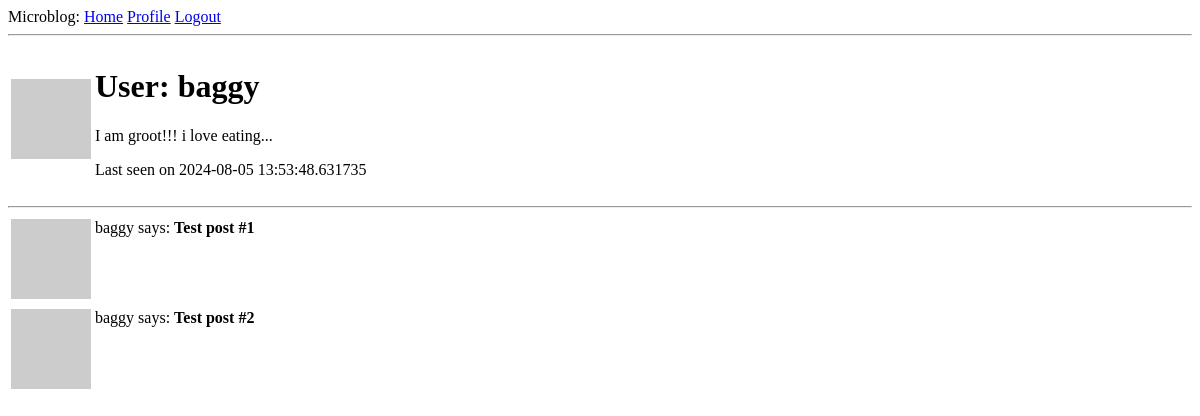
Page /user/baggy (signed in) on the earlier database version.
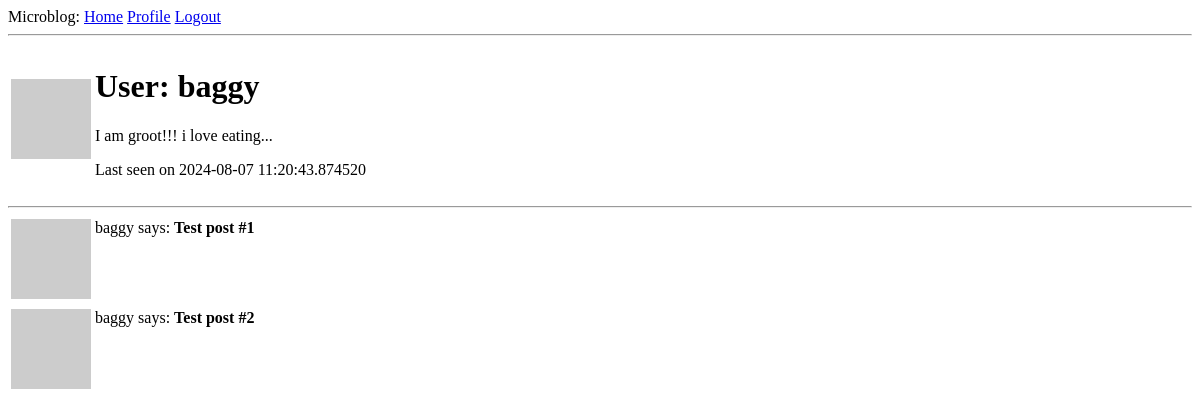
Same page on the later database version.
### app/models.py (models this page shows, shortened)
class User(db.Model, UserMixin):
    id: so.Mapped[int] = so.mapped_column(primary_key=True)
    username: so.Mapped[str] = so.mapped_column(sa.String(64), index=True, unique=True)
    email: so.Mapped[str] = so.mapped_column(sa.String(120), index=True, unique=True)
    password_hash: so.Mapped[Optional[str]] = so.mapped_column(sa.String(256))
    about_me: so.Mapped[Optional[str]] = so.mapped_column(sa.String(140))
    last_seen: so.Mapped[Optional[datetime]] = so.mapped_column(default=func.now(timezone='UTC'))
    posts: so.WriteOnlyMapped['Post'] = so.relationship(back_populates='author')
    def avatar(self, size):
        digest = md5(self.email.lower().encode('utf-8')).hexdigest()
        return f'https://www.gravatar.com/avatar/{digest}?d=identicon&s={size}'

### app/routes.py (the view)
@app.route('/user/<username>')
@login_required
def user(username):
    user = db.first_or_404(sa.select(User).where(User.username == username))
    posts = [
        {'author': user, 'body': 'Test post #1'},
        {'author': user, 'body': 'Test post #2'}
    ]
    return render_template('user.html', user=user, posts=posts)

### app/models.py (called while the page is built)
@login.user_loader
def load_user(user_id):
    return User.query.get(int(user_id))

### app/routes.py (called while the page is built)
@app.before_request
def before_request():
    if current_user.is_authenticated:
        current_user.last_seen = datetime.now(timezone.utc)
        db.session.commit()

### app/templates/user.html (shortened to what this page needs)
{% extends "base.html" %}
{% block  content %}
    <table>
        <tr>
            <td><img src="{{ user.avatar(128) }}" alt="profile picture"></td>
            <td>
                <h1>User: {{ user.username }}</h1>
                {% if user.about_me %} <p>{{ user.about_me }}</p>{% endif %}
                {% if user.last_seen %} <p>Last seen on {{ user.last_seen }}</p> {% endif %}
            </td>
        </tr>
    </table>
    <hr>
    {% for post in posts %}
        <table>
            {% include "_post.html" %}
        </table>
    {% endfor %}
{% endblock %}

### app/templates/base.html (shortened to what this page needs)
<!doctype html>
<html lang="en">
<head>
</head>
<body>
<div>
    Microblog:
    <a href="{{ url_for('index') }}">Home</a>
    {% if current_user.anonymous %}
        <a href="{{ url_for('login') }}">Login</a>
    {% else %}
        <a href="{{ url_for('user', username=current_user.username) }}">Profile</a>
        <a href="{{ url_for('logout') }}">Logout</a>
    {% endif %}
</div>
<hr>
{% block  content %}
{% endblock %}
</body>
</html>

### app/templates/_post.html
<table>
    <tr valign="top">
        <td><img src="{{ user.avatar(28) }}" alt="profile picture"></td>
        <td>{{ post.author.username }} says: <b>{{ post.body }}</b></td>
    </tr>
</table>

Differences in the rows shown:
changed User "baggy": last_seen "2024-08-05 13:53:48.631735" → "2024-08-07 11:20:43.874520"
